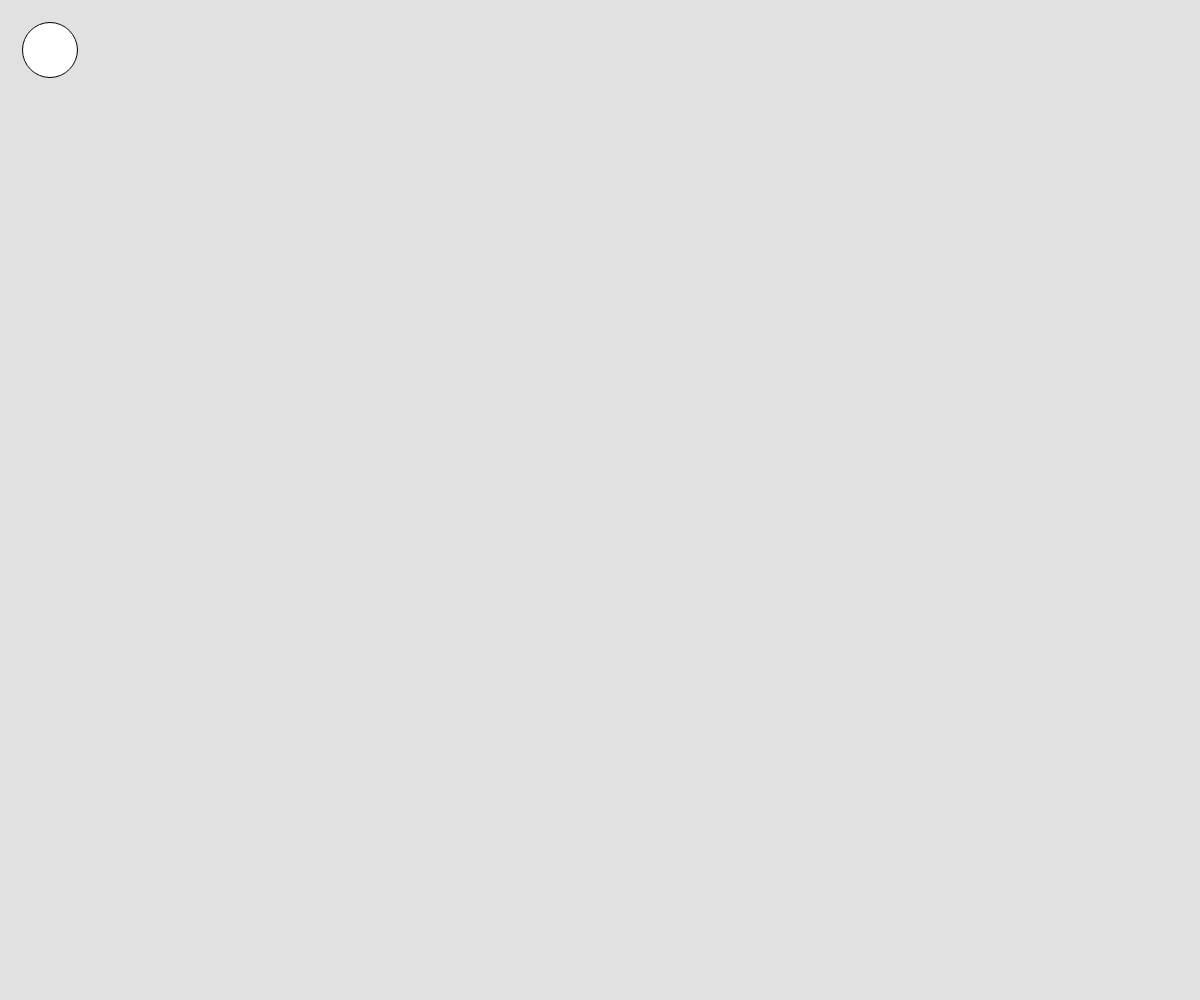
Frame 1 (no input)
Frame 60 (no input): blank canvas, image omitted
Frame 120 (the mouse pressed at the canvas centre since frame 60): blank canvas, image omitted

The p5.js sketch that drew this single still picture (run headless with seeded random() and noise() and a simulated clock; from frame 60 on, the mouse is pressed at the canvas centre):

// p5.js sketch
// ── sketch.js
function setup(){
    createCanvas(windowWidth, windowHeight);
    background(225);

}

var x = 50;
var y = 50;
function draw(){
    background(225); 
    ellipse(x++ ,y++, 55, 55);

    if (x > windowWidth - 27.5 || x < windowWidth + 27.5){
        x = -x;
    }
    if (y > windowHeight - 27.5 || y < windowHeight + 27.5){
        y = -y;
    }
}
